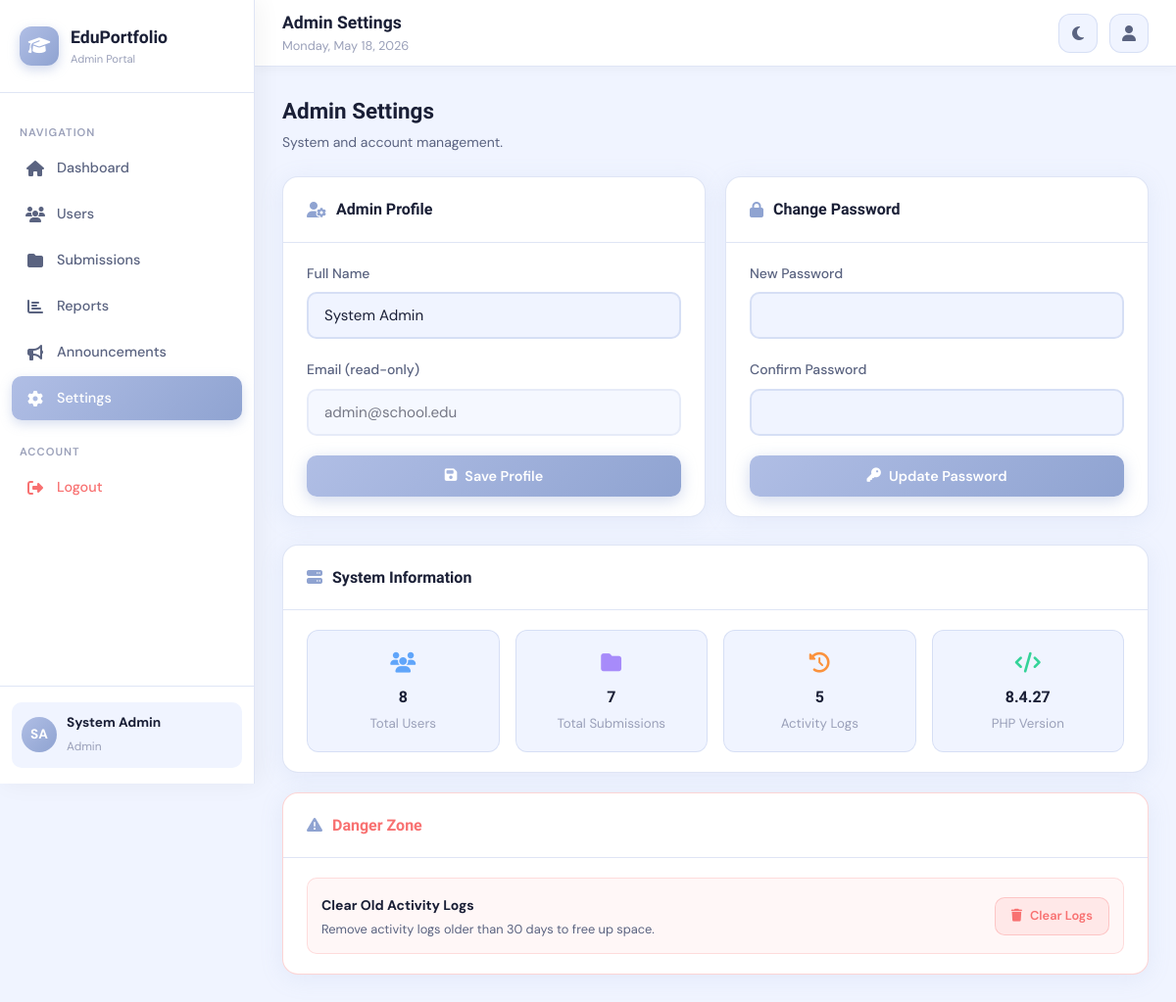
The app's page /pages/admin/settings.php (signed in) with its own data.
### tables this page shows
CREATE TABLE users (
    id INT AUTO_INCREMENT PRIMARY KEY,
    full_name VARCHAR(100) NOT NULL,
    email VARCHAR(100) UNIQUE NOT NULL,
    password VARCHAR(255) NOT NULL,
    role ENUM('student','teacher','admin') DEFAULT 'student',
    avatar VARCHAR(255) DEFAULT NULL,
    phone VARCHAR(20) DEFAULT NULL,
    bio TEXT DEFAULT NULL,
    department VARCHAR(100) DEFAULT NULL,
    grade_level VARCHAR(50) DEFAULT NULL,
    created_at TIMESTAMP DEFAULT CURRENT_TIMESTAMP,
    updated_at TIMESTAMP DEFAULT CURRENT_TIMESTAMP ON UPDATE CURRENT_TIMESTAMP
);

### includes/config.php (called while the page is built, shortened)
<?php
function getDB() {
    static $pdo = null;
    if ($pdo === null) {
        try {
            $dsn = "mysql:host=" . DB_HOST . ";dbname=" . DB_NAME . ";charset=utf8mb4";
            $pdo = new PDO($dsn, DB_USER, DB_PASS, [
                PDO::ATTR_ERRMODE => PDO::ERRMODE_EXCEPTION,
                PDO::ATTR_DEFAULT_FETCH_MODE => PDO::FETCH_ASSOC,
            ]);
        } catch (PDOException $e) {
            die(json_encode(['error' => 'Database connection failed: ' . $e->getMessage()]));
        }
    }
    return $pdo;
}
function getCurrentUser() {
    $db = getDB();
    $stmt = $db->prepare("SELECT * FROM users WHERE id = ?");
    $stmt->execute([$_SESSION['user_id']]);
    return $stmt->fetch();
}
function clean($str) {
    return htmlspecialchars($str ?? '', ENT_QUOTES, 'UTF-8');
}
?>

### pages/admin/settings.php (the view, shortened to what this page needs)
<?php
require_once '../../includes/config.php';
$db  = getDB();
$logCount = $db->query("SELECT COUNT(*) FROM activity_log")->fetchColumn();
$userCount = $db->query("SELECT COUNT(*) FROM users")->fetchColumn();
$subCount  = $db->query("SELECT COUNT(*) FROM submissions")->fetchColumn();
$pageTitle  = 'Admin Settings';
$activePage = 'settings.php';
$baseUrl    = '../../';
require_once '../../includes/layout.php';
?>
<div class="page-header"><div><h2>Admin Settings</h2><p>System and account management.</p></div></div>
<div class="content-grid">
  <div class="card">
    <div class="card-header"><h3><i class="fas fa-user-cog"></i> Admin Profile</h3></div>
    <div class="card-body">
      <form method="POST">
        <div class="form-group"><label>Full Name</label><input type="text" name="full_name" value="<?= clean($user['full_name']) ?>" required></div>
        <div class="form-group"><label>Email (read-only)</label><input type="email" value="<?= clean($user['email']) ?>" readonly style="opacity:0.6;cursor:not-allowed;"></div>
        <button type="submit" class="btn btn-primary"><i class="fas fa-save"></i> Save Profile</button>
      </form>
    </div>
  </div>
  <div class="card">
    <div class="card-header"><h3><i class="fas fa-lock"></i> Change Password</h3></div>
    <div class="card-body">
      <form method="POST">
        <div class="form-group"><label>New Password</label><input type="password" name="new_password" required></div>
        <div class="form-group"><label>Confirm Password</label><input type="password" name="confirm_password" required></div>
        <button type="submit" class="btn btn-primary"><i class="fas fa-key"></i> Update Password</button>
      </form>
    </div>
  </div>
</div>
<div class="card" style="margin-bottom:20px;">
  <div class="card-header"><h3><i class="fas fa-server"></i> System Information</h3></div>
  <div class="card-body">
    <div style="display:grid;grid-template-columns:repeat(auto-fit,minmax(160px,1fr));gap:16px;">
      <?php
      $sysInfo = [
        ['label'=>'Total Users','value'=>$userCount,'icon'=>'fa-users','color'=>'var(--blue)'],
        ['label'=>'Total Submissions','value'=>$subCount,'icon'=>'fa-folder','color'=>'var(--purple)'],
        ['label'=>'Activity Logs','value'=>$logCount,'icon'=>'fa-history','color'=>'var(--orange)'],
        ['label'=>'PHP Version','value'=>phpversion(),'icon'=>'fa-code','color'=>'var(--green)'],
      ];
      foreach ($sysInfo as $s):
      ?>
      <div style="padding:16px;background:var(--bg-primary);border-radius:12px;text-align:center;border:1px solid var(--border);">
        <div style="font-size:1.3rem;color:<?= $s['color'] ?>;margin-bottom:6px;"><i class="fas <?= $s['icon'] ?>"></i></div>
        <strong style="font-family:'Sora',sans-serif;font-size:1rem;display:block;"><?= clean($s['value']) ?></strong>
        <small style="color:var(--text-muted)"><?= $s['label'] ?></small>
      </div>
      <?php endforeach; ?>
    </div>
  </div>
</div>
<div class="card" style="border-color:rgba(248,113,113,0.3);">
  <div class="card-header"><h3 style="color:var(--red);"><i class="fas fa-exclamation-triangle"></i> Danger Zone</h3></div>
  <div class="card-body">
    <div style="display:flex;align-items:center;justify-content:space-between;padding:14px;background:rgba(248,113,113,0.06);border-radius:10px;border:1px solid rgba(248,113,113,0.2);gap:16px;flex-wrap:wrap;">
      <div>
        <strong style="font-size:0.875rem;">Clear Old Activity Logs</strong>
        <p style="font-size:0.8rem;color:var(--text-secondary);margin-top:2px;">Remove activity logs older than 30 days to free up space.</p>
      </div>
      <a href="?clear_logs=1" class="btn btn-danger btn-sm" data-confirm="Clear all old activity logs?"
         style="white-space:nowrap;">
        <i class="fas fa-trash"></i> Clear Logs
      </a>
    </div>
  </div>
</div>
<?php require_once '../../includes/layout_end.php'; ?>

### includes/layout.php (shortened to what this page needs)
<?php
$user = getCurrentUser();
$initials = strtoupper(substr($user['full_name'], 0, 1) . (strpos($user['full_name'], ' ') ? substr($user['full_name'], strpos($user['full_name'], ' ') + 1, 1) : ''));
$role = $user['role'];
$navItems = [];
if ($role === 'student') {
    $navItems = [
        ['icon' => 'fa-home', 'label' => 'Dashboard', 'href' => 'dashboard.php'],
        ['icon' => 'fa-user', 'label' => 'My Profile', 'href' => 'profile.php'],
        ['icon' => 'fa-cloud-upload-alt', 'label' => 'Upload Work', 'href' => 'upload.php'],
        ['icon' => 'fa-folder-open', 'label' => 'My Submissions', 'href' => 'submissions.php'],
        ['icon' => 'fa-star', 'label' => 'Grades', 'href' => 'grades.php'],
        ['icon' => 'fa-comments', 'label' => 'Feedback', 'href' => 'feedback.php'],
        ['icon' => 'fa-cog', 'label' => 'Settings', 'href' => 'settings.php'],
    ];
} elseif ($role === 'admin') {
    $navItems = [
        ['icon' => 'fa-home', 'label' => 'Dashboard', 'href' => 'dashboard.php'],
        ['icon' => 'fa-users', 'label' => 'Users', 'href' => 'users.php'],
        ['icon' => 'fa-folder', 'label' => 'Submissions', 'href' => 'submissions.php'],
        ['icon' => 'fa-chart-bar', 'label' => 'Reports', 'href' => 'reports.php'],
        ['icon' => 'fa-bullhorn', 'label' => 'Announcements', 'href' => 'announcements.php'],
        ['icon' => 'fa-cog', 'label' => 'Settings', 'href' => 'settings.php'],
    ];
}
?>
<!DOCTYPE html>
<html lang="en" data-theme="light">
<head>
  <link rel="stylesheet" href="<?= $baseUrl ?>assets/css/style.css">
  <link rel="stylesheet" href="<?= APP_URL ?>/assets/css/style.css">
  <link rel="stylesheet" href="https://cdnjs.cloudflare.com/ajax/libs/font-awesome/6.5.0/css/all.min.css">
</head>
<body>
<aside class="sidebar" id="sidebar">
  <div class="sidebar-logo">
    <div class="logo-icon"><i class="fas fa-graduation-cap"></i></div>
    <div>
      <h2>EduPortfolio</h2>
      <span><?= ucfirst($role) ?> Portal</span>
    </div>
  </div>
  <nav class="sidebar-nav">
    <div class="nav-section-label">Navigation</div>
    <?php foreach ($navItems as $item): ?>
      <a href="<?= $item['href'] ?>"
         class="nav-item <?= ($activePage ?? '') === $item['href'] ? 'active' : '' ?>">
        <i class="fas <?= $item['icon'] ?>"></i>
        <?= $item['label'] ?>
      </a>
    <?php endforeach; ?>
    <div class="nav-section-label" style="margin-top:16px;">Account</div>
    <a href="<?= $baseUrl ?>logout.php" class="nav-item" style="color:var(--red);">
      <i class="fas fa-sign-out-alt"></i> Logout
    </a>
  </nav>
  <div class="sidebar-footer">
    <div class="user-mini">
      <div class="avatar"><?= $initials ?></div>
      <div class="info">
        <strong><?= clean($user['full_name']) ?></strong>
        <span><?= clean($user['role']) ?></span>
      </div>
    </div>
  </div>
</aside>
<nav class="topnav">
  <div class="topnav-title">
    <h1><?= clean($pageTitle ?? 'Dashboard') ?></h1>
    <p><?= date('l, F j, Y') ?></p>
  </div>
  <div class="topnav-right">
    <button class="topnav-btn" id="themeToggle" title="Toggle theme">
    </button>
    <a href="<?= $baseUrl ?>pages/<?= $role ?>/profile.php" class="topnav-btn" title="Profile" style="text-decoration:none;">
      <i class="fas fa-user"></i>
    </a>
  </div>
</nav>
<main class="main-content">
  <div class="page-content">

### records on screen
users: role "Admin", full_name "SA", full_name "System Admin", email "admin@school.edu"

### other values on screen
$item['label'] "Dashboard"
$item['label'] "Users"
$item['label'] "Submissions"
$item['label'] "Reports"
$item['label'] "Announcements"
$item['label'] "Settings"
$pageTitle "Admin Settings"
$s['value'] "8"
$s['label'] "Total Users"
$s['value'] "7"
$s['label'] "Total Submissions"
$s['value'] "5"
$s['label'] "Activity Logs"
$s['value'] "8.4.27"
$s['label'] "PHP Version"
